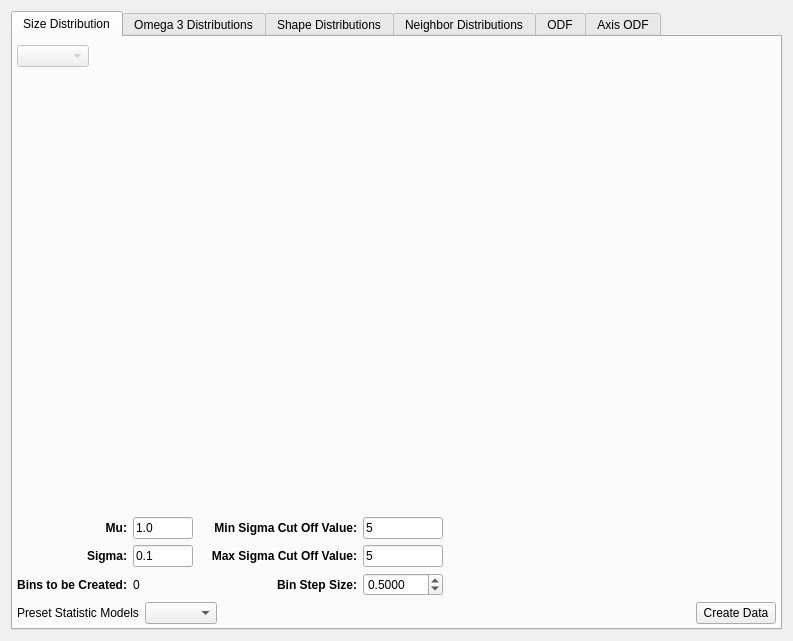
<?xml version="1.0" encoding="UTF-8"?>
<ui version="4.0">
 <class>SGWidget</class>
 <widget class="QWidget" name="SGWidget">
  <property name="geometry">
   <rect>
    <x>0</x>
    <y>0</y>
    <width>793</width>
    <height>641</height>
   </rect>
  </property>
  <property name="windowTitle">
   <string>Form</string>
  </property>
  <layout class="QVBoxLayout" name="verticalLayout_2">
   <item>
    <widget class="QTabWidget" name="tabWidget">
     <property name="tabPosition">
      <enum>QTabWidget::North</enum>
     </property>
     <property name="tabShape">
      <enum>QTabWidget::Rounded</enum>
     </property>
     <property name="currentIndex">
      <number>0</number>
     </property>
     <widget class="QWidget" name="sizeDistributionTab">
      <attribute name="title">
       <string>Size Distribution</string>
      </attribute>
      <layout class="QVBoxLayout" name="verticalLayout_5">
       <property name="spacing">
        <number>6</number>
       </property>
       <property name="leftMargin">
        <number>4</number>
       </property>
       <property name="topMargin">
        <number>8</number>
       </property>
       <property name="rightMargin">
        <number>4</number>
       </property>
       <property name="bottomMargin">
        <number>4</number>
       </property>
       <item>
        <layout class="QHBoxLayout" name="horizontalLayout">
         <item>
          <widget class="QComboBox" name="distributionTypeCombo">
           <property name="enabled">
            <bool>false</bool>
           </property>
          </widget>
         </item>
         <item>
          <spacer name="horizontalSpacer_3">
           <property name="orientation">
            <enum>Qt::Horizontal</enum>
           </property>
           <property name="sizeHint" stdset="0">
            <size>
             <width>40</width>
             <height>20</height>
            </size>
           </property>
          </spacer>
         </item>
        </layout>
       </item>
       <item>
        <widget class="QwtPlot" name="m_SizeDistributionPlot">
         <property name="sizePolicy">
          <sizepolicy hsizetype="MinimumExpanding" vsizetype="MinimumExpanding">
           <horstretch>0</horstretch>
           <verstretch>0</verstretch>
          </sizepolicy>
         </property>
         <property name="frameShape">
          <enum>QFrame::NoFrame</enum>
         </property>
        </widget>
       </item>
       <item>
        <layout class="QGridLayout" name="gridLayout">
         <item row="0" column="0">
          <widget class="QLabel" name="label">
           <property name="styleSheet">
            <string notr="true">QLabel
{
font-weight: bold;
font-size: 12px;
}</string>
           </property>
           <property name="text">
            <string>Mu:</string>
           </property>
           <property name="alignment">
            <set>Qt::AlignRight|Qt::AlignTrailing|Qt::AlignVCenter</set>
           </property>
          </widget>
         </item>
         <item row="0" column="1">
          <widget class="QLineEdit" name="m_Mu_SizeDistribution">
           <property name="sizePolicy">
            <sizepolicy hsizetype="Fixed" vsizetype="Preferred">
             <horstretch>0</horstretch>
             <verstretch>0</verstretch>
            </sizepolicy>
           </property>
           <property name="minimumSize">
            <size>
             <width>60</width>
             <height>0</height>
            </size>
           </property>
           <property name="maximumSize">
            <size>
             <width>60</width>
             <height>16777215</height>
            </size>
           </property>
           <property name="text">
            <string>1.0</string>
           </property>
          </widget>
         </item>
         <item row="0" column="6" rowspan="3">
          <spacer name="horizontalSpacer">
           <property name="orientation">
            <enum>Qt::Horizontal</enum>
           </property>
           <property name="sizeHint" stdset="0">
            <size>
             <width>40</width>
             <height>20</height>
            </size>
           </property>
          </spacer>
         </item>
         <item row="2" column="0">
          <widget class="QLabel" name="label_2">
           <property name="styleSheet">
            <string notr="true">QLabel
{
font-weight: bold;
font-size: 12px;
}</string>
           </property>
           <property name="text">
            <string>Bins to be Created:</string>
           </property>
           <property name="alignment">
            <set>Qt::AlignRight|Qt::AlignTrailing|Qt::AlignVCenter</set>
           </property>
          </widget>
         </item>
         <item row="2" column="1">
          <widget class="QLabel" name="m_NumberBinsGenerated">
           <property name="sizePolicy">
            <sizepolicy hsizetype="Fixed" vsizetype="Preferred">
             <horstretch>0</horstretch>
             <verstretch>0</verstretch>
            </sizepolicy>
           </property>
           <property name="minimumSize">
            <size>
             <width>60</width>
             <height>0</height>
            </size>
           </property>
           <property name="maximumSize">
            <size>
             <width>60</width>
             <height>16777215</height>
            </size>
           </property>
           <property name="text">
            <string>0</string>
           </property>
          </widget>
         </item>
         <item row="0" column="2" rowspan="3">
          <spacer name="horizontalSpacer_2">
           <property name="orientation">
            <enum>Qt::Horizontal</enum>
           </property>
           <property name="sizeType">
            <enum>QSizePolicy::Fixed</enum>
           </property>
           <property name="sizeHint" stdset="0">
            <size>
             <width>12</width>
             <height>20</height>
            </size>
           </property>
          </spacer>
         </item>
         <item row="2" column="3">
          <widget class="QLabel" name="label_5">
           <property name="styleSheet">
            <string notr="true">QLabel
{
font-weight: bold;
font-size: 12px;
}</string>
           </property>
           <property name="text">
            <string>Bin Step Size:</string>
           </property>
           <property name="alignment">
            <set>Qt::AlignRight|Qt::AlignTrailing|Qt::AlignVCenter</set>
           </property>
          </widget>
         </item>
         <item row="2" column="4">
          <widget class="QDoubleSpinBox" name="m_BinStepSize">
           <property name="sizePolicy">
            <sizepolicy hsizetype="Fixed" vsizetype="Preferred">
             <horstretch>0</horstretch>
             <verstretch>0</verstretch>
            </sizepolicy>
           </property>
           <property name="minimumSize">
            <size>
             <width>60</width>
             <height>0</height>
            </size>
           </property>
           <property name="maximumSize">
            <size>
             <width>80</width>
             <height>16777215</height>
            </size>
           </property>
           <property name="decimals">
            <number>4</number>
           </property>
           <property name="minimum">
            <double>0.001000000000000</double>
           </property>
           <property name="maximum">
            <double>9999999.990000000223517</double>
           </property>
           <property name="value">
            <double>0.500000000000000</double>
           </property>
          </widget>
         </item>
         <item row="1" column="0">
          <widget class="QLabel" name="label_3">
           <property name="styleSheet">
            <string notr="true">QLabel
{
font-weight: bold;
font-size: 12px;
}</string>
           </property>
           <property name="text">
            <string>Sigma:</string>
           </property>
           <property name="alignment">
            <set>Qt::AlignRight|Qt::AlignTrailing|Qt::AlignVCenter</set>
           </property>
          </widget>
         </item>
         <item row="1" column="1">
          <widget class="QLineEdit" name="m_Sigma_SizeDistribution">
           <property name="sizePolicy">
            <sizepolicy hsizetype="Fixed" vsizetype="Preferred">
             <horstretch>0</horstretch>
             <verstretch>0</verstretch>
            </sizepolicy>
           </property>
           <property name="minimumSize">
            <size>
             <width>60</width>
             <height>0</height>
            </size>
           </property>
           <property name="maximumSize">
            <size>
             <width>60</width>
             <height>16777215</height>
            </size>
           </property>
           <property name="text">
            <string>0.1</string>
           </property>
          </widget>
         </item>
         <item row="0" column="4">
          <widget class="QLineEdit" name="m_MinSigmaCutOff">
           <property name="sizePolicy">
            <sizepolicy hsizetype="Fixed" vsizetype="Preferred">
             <horstretch>0</horstretch>
             <verstretch>0</verstretch>
            </sizepolicy>
           </property>
           <property name="minimumSize">
            <size>
             <width>60</width>
             <height>0</height>
            </size>
           </property>
           <property name="maximumSize">
            <size>
             <width>80</width>
             <height>16777215</height>
            </size>
           </property>
           <property name="text">
            <string>5</string>
           </property>
          </widget>
         </item>
         <item row="0" column="3">
          <widget class="QLabel" name="label_7">
           <property name="styleSheet">
            <string notr="true">QLabel
{
font-weight: bold;
font-size: 12px;
}</string>
           </property>
           <property name="text">
            <string>Min Sigma Cut Off Value:</string>
           </property>
           <property name="alignment">
            <set>Qt::AlignRight|Qt::AlignTrailing|Qt::AlignVCenter</set>
           </property>
          </widget>
         </item>
         <item row="1" column="3">
          <widget class="QLabel" name="label_4">
           <property name="styleSheet">
            <string notr="true">QLabel
{
font-weight: bold;
font-size: 12px;
}</string>
           </property>
           <property name="text">
            <string>Max Sigma Cut Off Value:</string>
           </property>
           <property name="alignment">
            <set>Qt::AlignRight|Qt::AlignTrailing|Qt::AlignVCenter</set>
           </property>
          </widget>
         </item>
         <item row="1" column="4">
          <widget class="QLineEdit" name="m_MaxSigmaCutOff">
           <property name="sizePolicy">
            <sizepolicy hsizetype="Fixed" vsizetype="Preferred">
             <horstretch>0</horstretch>
             <verstretch>0</verstretch>
            </sizepolicy>
           </property>
           <property name="minimumSize">
            <size>
             <width>60</width>
             <height>0</height>
            </size>
           </property>
           <property name="maximumSize">
            <size>
             <width>80</width>
             <height>16777215</height>
            </size>
           </property>
           <property name="text">
            <string>5</string>
           </property>
          </widget>
         </item>
         <item row="1" column="5">
          <widget class="QLabel" name="label_9">
           <property name="text">
            <string/>
           </property>
           <property name="pixmap">
            <pixmap resource="../../../../Resources/icons/images/Icons.qrc">:/MaxCutOff_Eqn.png</pixmap>
           </property>
          </widget>
         </item>
         <item row="0" column="5">
          <widget class="QLabel" name="label_10">
           <property name="text">
            <string/>
           </property>
           <property name="pixmap">
            <pixmap resource="../../../../Resources/icons/images/Icons.qrc">:/MinCutOff_Eqn.png</pixmap>
           </property>
          </widget>
         </item>
        </layout>
       </item>
       <item>
        <layout class="QHBoxLayout" name="horizontalLayout_3">
         <item>
          <widget class="QLabel" name="label_6">
           <property name="text">
            <string>Preset Statistic Models</string>
           </property>
          </widget>
         </item>
         <item>
          <widget class="QComboBox" name="microstructurePresetCombo">
           <property name="enabled">
            <bool>true</bool>
           </property>
          </widget>
         </item>
         <item>
          <spacer name="horizontalSpacer_4">
           <property name="orientation">
            <enum>Qt::Horizontal</enum>
           </property>
           <property name="sizeHint" stdset="0">
            <size>
             <width>40</width>
             <height>20</height>
            </size>
           </property>
          </spacer>
         </item>
         <item>
          <widget class="QPushButton" name="m_GenerateDefaultData">
           <property name="text">
            <string>Create Data</string>
           </property>
          </widget>
         </item>
        </layout>
       </item>
      </layout>
     </widget>
     <widget class="QWidget" name="omega3DistributionTab">
      <attribute name="title">
       <string>Omega 3 Distributions</string>
      </attribute>
      <layout class="QVBoxLayout" name="verticalLayout_4">
       <property name="margin">
        <number>4</number>
       </property>
       <item>
        <widget class="StatsGenPlotWidget" name="m_Omega3Plot" native="true"/>
       </item>
      </layout>
     </widget>
     <widget class="QWidget" name="shapeDistributionTab">
      <attribute name="title">
       <string>Shape Distributions</string>
      </attribute>
      <layout class="QVBoxLayout" name="verticalLayout_3">
       <property name="margin">
        <number>4</number>
       </property>
       <item>
        <widget class="QScrollArea" name="scrollArea">
         <property name="widgetResizable">
          <bool>true</bool>
         </property>
         <widget class="QWidget" name="scrollAreaWidgetContents">
          <property name="geometry">
           <rect>
            <x>0</x>
            <y>0</y>
            <width>753</width>
            <height>584</height>
           </rect>
          </property>
          <layout class="QVBoxLayout" name="verticalLayout">
           <property name="margin">
            <number>4</number>
           </property>
           <item>
            <widget class="StatsGenPlotWidget" name="m_BOverAPlot" native="true"/>
           </item>
           <item>
            <widget class="StatsGenPlotWidget" name="m_COverAPlot" native="true"/>
           </item>
           <item>
            <widget class="StatsGenPlotWidget" name="m_COverBPlot" native="true"/>
           </item>
          </layout>
         </widget>
        </widget>
       </item>
      </layout>
     </widget>
     <widget class="QWidget" name="neighborDistributionTab">
      <attribute name="title">
       <string>Neighbor Distributions</string>
      </attribute>
      <layout class="QHBoxLayout" name="horizontalLayout_2">
       <property name="margin">
        <number>4</number>
       </property>
       <item>
        <widget class="StatsGenPlotWidget" name="m_NeighborPlot" native="true"/>
       </item>
      </layout>
     </widget>
     <widget class="StatsGenODFWidget" name="m_ODFWidget">
      <attribute name="title">
       <string>ODF</string>
      </attribute>
     </widget>
     <widget class="SGAxisODFWidget" name="m_AxisODFWidget">
      <attribute name="title">
       <string>Axis ODF</string>
      </attribute>
     </widget>
    </widget>
   </item>
  </layout>
 </widget>
 <customwidgets>
  <customwidget>
   <class>QwtPlot</class>
   <extends>QFrame</extends>
   <header>qwt_plot.h</header>
   <container>1</container>
  </customwidget>
  <customwidget>
   <class>StatsGenPlotWidget</class>
   <extends>QWidget</extends>
   <header location="global">StatsGenPlotWidget.h</header>
   <container>1</container>
  </customwidget>
  <customwidget>
   <class>StatsGenODFWidget</class>
   <extends>QWidget</extends>
   <header location="global">StatsGenODFWidget.h</header>
   <container>1</container>
  </customwidget>
  <customwidget>
   <class>SGAxisODFWidget</class>
   <extends>QWidget</extends>
   <header location="global">SGAxisODFWidget.h</header>
  </customwidget>
 </customwidgets>
 <resources>
  <include location="../../../../Resources/icons/images/Icons.qrc"/>
 </resources>
 <connections/>
</ui>
